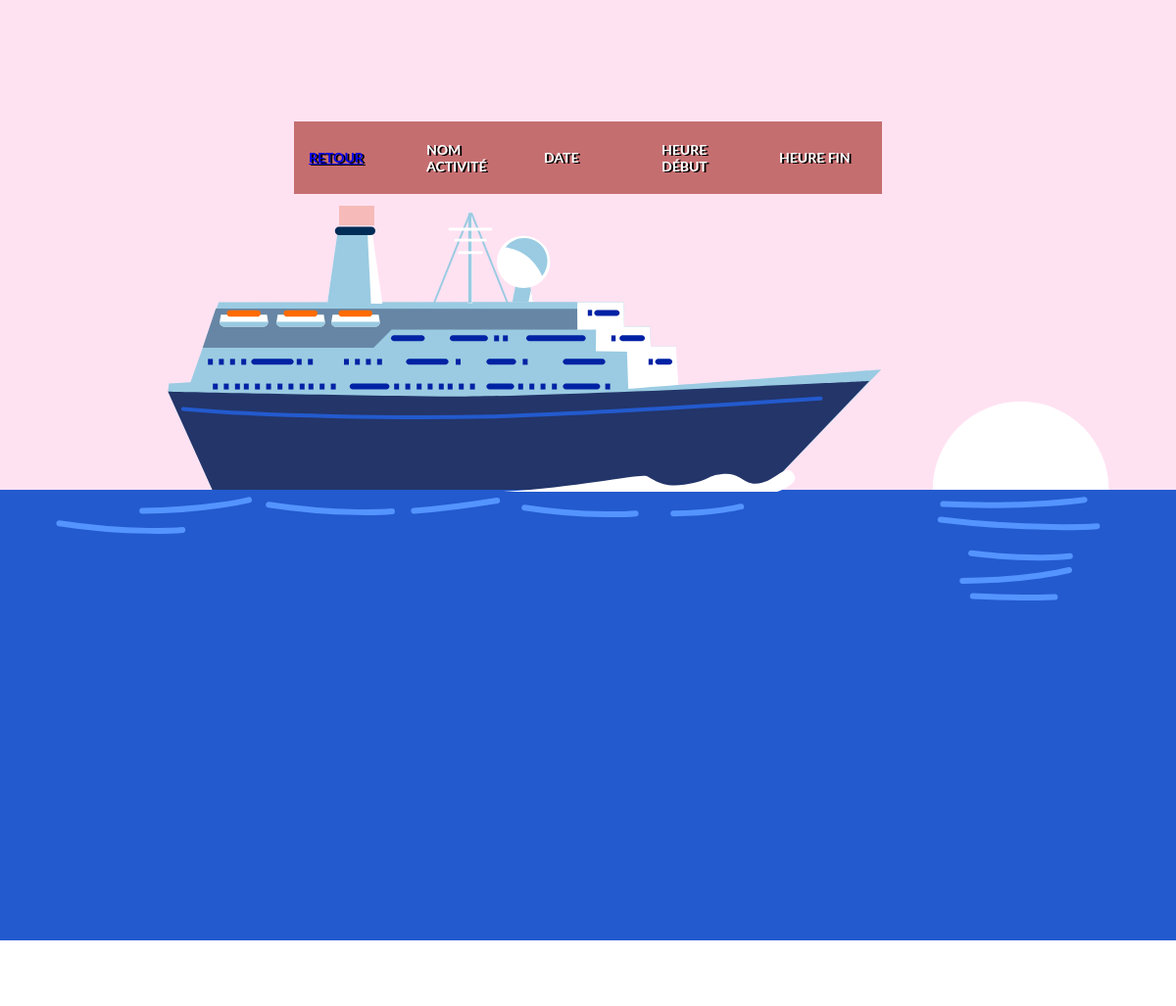
Page /PHP/html/Activites/activitesList.php on the earlier database version.
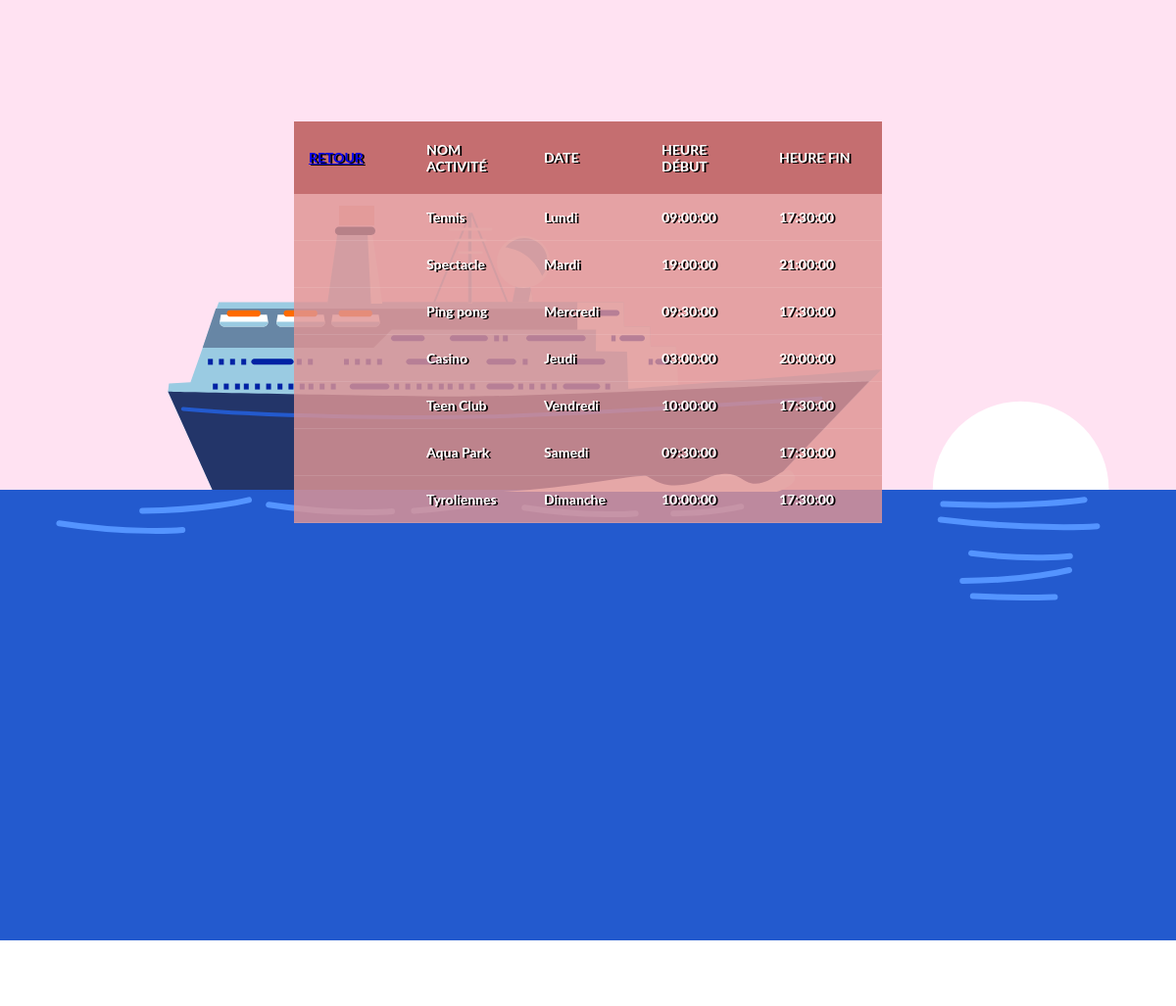
Same page on the later database version.
### tables this page shows
CREATE TABLE Activites(
	id_activite INTEGER not null,
	nom_activite VARCHAR(30) not null,
	jour_activite VARCHAR(10), 
	h_debut_activite TIME not null,
	h_fin_activite TIME not null CHECK (h_fin_activite > h_debut_activite),


	CONSTRAINT pk_activite primary key (id_activite)

);

### PHP/html/Activites/activitesList.php (the view, shortened to what this page needs)
<?php
    $pdo = new PDO('sqlite:../database/Projet_Croisiere.db');
    $pdo->setAttribute(PDO::ATTR_ERRMODE, PDO::ERRMODE_EXCEPTION);
    $statement = $pdo->query("SELECT * FROM Activites");
?>
<!DOCTYPE html>
<html>
<head>
    <link rel="stylesheet" href="../../css/tables.css">
</head>
<body>
<div style="width:device-width; margin-top: -20%;">
</div>
    <div id="tables" >
        <h1>Activités</h1>
        <table cellpadding="0" cellspacing="0" border="0">
            <thead>
                <th><a href="http://localhost:1234/html/main.html">Retour</a>
                <th>Nom activité</th>
                <th>Date</th>
                <th>Heure début</th>
                <th>Heure fin</th>
            <?php
                while($rows = $statement->fetch(PDO::FETCH_ASSOC)){
            ?>
                    <tr>
                        <td></td>
                        <td><?php echo $rows['nom_activite'] ?></td>
                        <td><?php echo $rows['jour_activite'] ?></td>
                        <td><?php echo $rows['h_debut_activite'] ?></td>
                        <td><?php echo $rows['h_fin_activite'] ?></td>
                    </tr>
            <?php
                }
            ?>
            </thead>
        </table>
    </div>
</body>
</html>

### PHP/css/tables.css (style rules this page uses)
* { margin: 0; padding: 0; font-family: 'lato'; }
h1 { font-size: 30px; color: #fff; text-transform: uppercase; font-weight: 300; text-align: center; margin-bottom: 15px; }
table { width: 50%; table-layout: fixed; position: absolute; top: 10%; left: 25%; }
th { padding: 20px 15px; text-align: left; font-weight: 700; font-size: 14px; color: #fff; text-shadow: 2px 1px #000000; text-transform: uppercase; background-color:rgb(185 85 85 / 82%); }
td { padding: 15px; text-align: left; vertical-align: middle; font-weight: 700; font-size: 14px; color: #fff; text-shadow: 2px 1px #000000; border-bottom: solid 1px rgba(255,255,255,0.1); background-color: rgb(224 148 148 / 82%); }
.ship { background-color: #ffe2f2; }

Differences in the rows shown:
added activites: nom_activite "Tennis", jour_activite "Lundi", h_debut_activite "09:00:00", h_fin_activite "17:30:00"
added activites: nom_activite "Spectacle", jour_activite "Mardi", h_debut_activite "19:00:00", h_fin_activite "21:00:00"
added activites: nom_activite "Ping pong", jour_activite "Mercredi", h_debut_activite "09:30:00", h_fin_activite "17:30:00"
added activites: nom_activite "Casino", jour_activite "Jeudi", h_debut_activite "03:00:00", h_fin_activite "20:00:00"
added activites: nom_activite "Teen Club", jour_activite "Vendredi", h_debut_activite "10:00:00", h_fin_activite "17:30:00"
added activites: nom_activite "Aqua Park", jour_activite "Samedi", h_debut_activite "09:30:00", h_fin_activite "17:30:00"
added activites: nom_activite "Tyroliennes", jour_activite "Dimanche", h_debut_activite "10:00:00", h_fin_activite "17:30:00"
